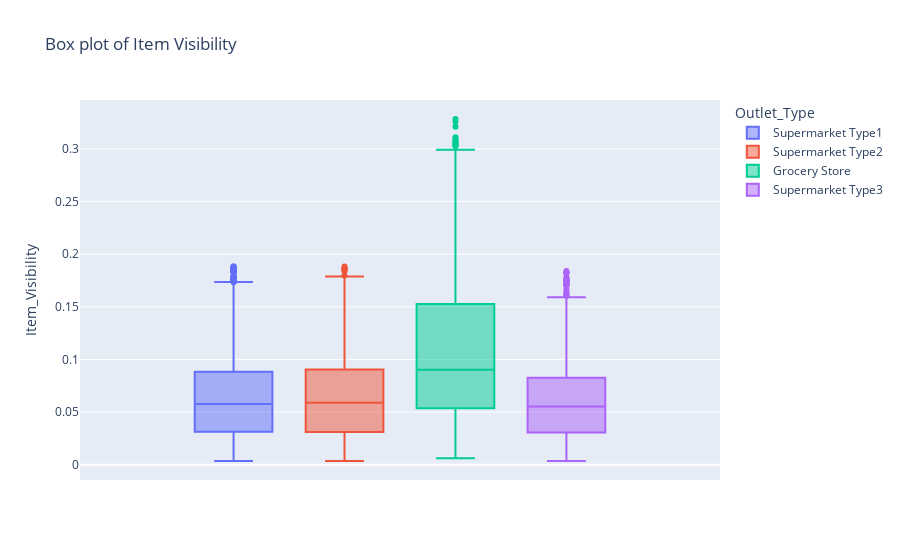

Write notebook code for a chart like this one.
### Markdown cell above
3. Item Visibility (Before cleaning)

### Code cell
ex.box(data_frame=df, y=df['Item_Visibility'], title="Box plot of Item Visibility", color=df['Outlet_Type'])

### Figure 1 — Plotly figure (JSON) as saved in the notebook; plotly's stock layout.template omitted (floating-point values rounded to 4 significant figures; data arrays with more than 128 entries replaced by an {"elided": "..."} marker saying what was removed)
{"data": [{"alignmentgroup": "True", "hovertemplate": "Outlet_Type=Supermarket Type1<br>Item_Visibility=%{y}<extra></extra>", "legendgroup": "Supermarket Type1", "marker": {"color": "#636efa"}, "name": "Supermarket Type1", "notched": false, "offsetgroup": "Supermarket Type1", "orientation": "v", "showlegend": true, "type": "box", "x0": " ", "xaxis": "x", "y": {"elided": "5577 float values"}, "y0": " ", "yaxis": "y"}, {"alignmentgroup": "True", "hovertemplate": "Outlet_Type=Supermarket Type2<br>Item_Visibility=%{y}<extra></extra>", "legendgroup": "Supermarket Type2", "marker": {"color": "#EF553B"}, "name": "Supermarket Type2", "notched": false, "offsetgroup": "Supermarket Type2", "orientation": "v", "showlegend": true, "type": "box", "x0": " ", "xaxis": "x", "y": {"elided": "928 float values"}, "y0": " ", "yaxis": "y"}, {"alignmentgroup": "True", "hovertemplate": "Outlet_Type=Grocery Store<br>Item_Visibility=%{y}<extra></extra>", "legendgroup": "Grocery Store", "marker": {"color": "#00cc96"}, "name": "Grocery Store", "notched": false, "offsetgroup": "Grocery Store", "orientation": "v", "showlegend": true, "type": "box", "x0": " ", "xaxis": "x", "y": {"elided": "1083 float values"}, "y0": " ", "yaxis": "y"}, {"alignmentgroup": "True", "hovertemplate": "Outlet_Type=Supermarket Type3<br>Item_Visibility=%{y}<extra></extra>", "legendgroup": "Supermarket Type3", "marker": {"color": "#ab63fa"}, "name": "Supermarket Type3", "notched": false, "offsetgroup": "Supermarket Type3", "orientation": "v", "showlegend": true, "type": "box", "x0": " ", "xaxis": "x", "y": {"elided": "935 float values"}, "y0": " ", "yaxis": "y"}], "layout": {"boxmode": "group", "legend": {"title": {"text": "Outlet_Type"}, "tracegroupgap": 0}, "title": {"text": "Box plot of Item Visibility"}, "xaxis": {"anchor": "y", "domain": [0, 1]}, "yaxis": {"anchor": "x", "domain": [0, 1], "title": {"text": "Item_Visibility"}}}}
